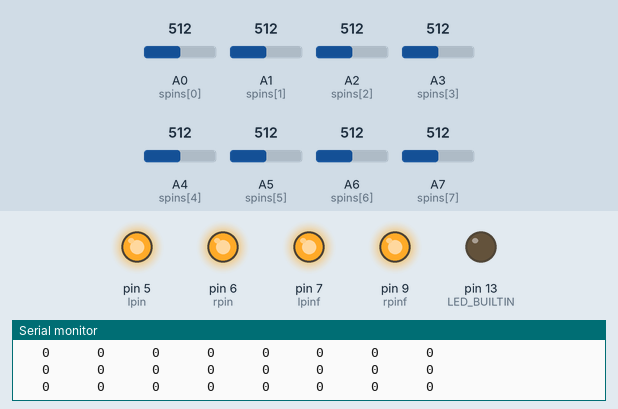
Recording of a sketch running on a simulated Arduino Nano, built with avr-gcc and run on an emulated ATmega328P. Parts: output pins drawn as LEDs (lit = HIGH), the last lines printed to the serial monitor. Dashed ring = blinking. The inputs (shaded band) are chosen by the test bench; at power-on: A0 (spins[0]) = 512, A7 (spins[7]) = 512, A5 (spins[5]) = 512, A3 (spins[3]) = 512, A1 (spins[1]) = 512, A2 (spins[2]) = 512, A4 (spins[4]) = 512, A6 (spins[6]) = 512.

Above: at 1.2 s.
1.3 s: A0 (spins[0]) set to 106
4.3 s: A0 (spins[0]) set to 93
7.3 s: A7 (spins[7]) set to 110
10.3 s: A7 (spins[7]) set to 91
At 11.67 s:
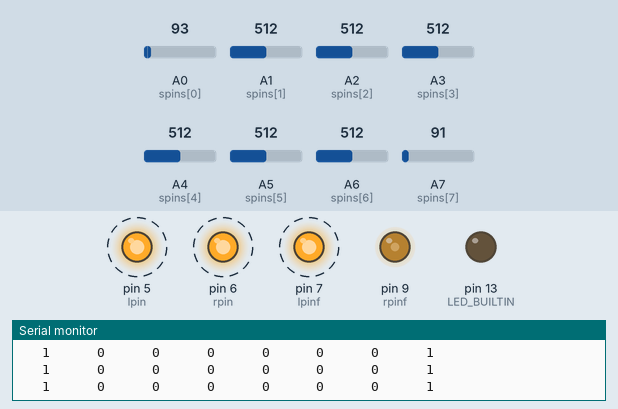
13.3 s: A5 (spins[5]) set to 90
At 14.14 s:
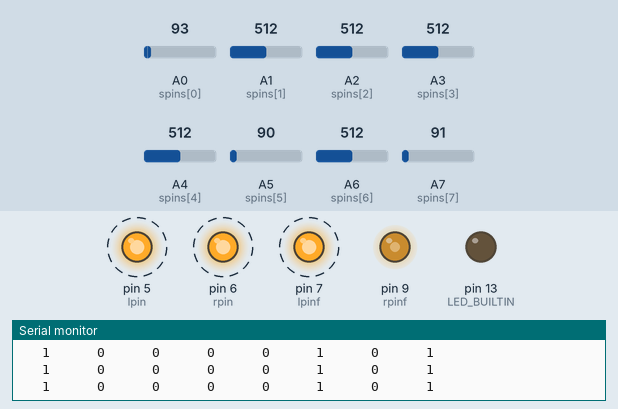
16.3 s: A3 (spins[3]) set to 109
19.3 s: A3 (spins[3]) set to 93
At 19.71 s:
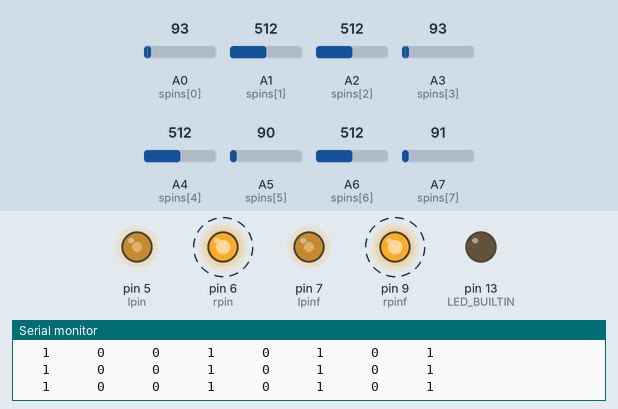
Timing chart, 0 to 23.3 s (numbered marks = the images above; inputs shaded):
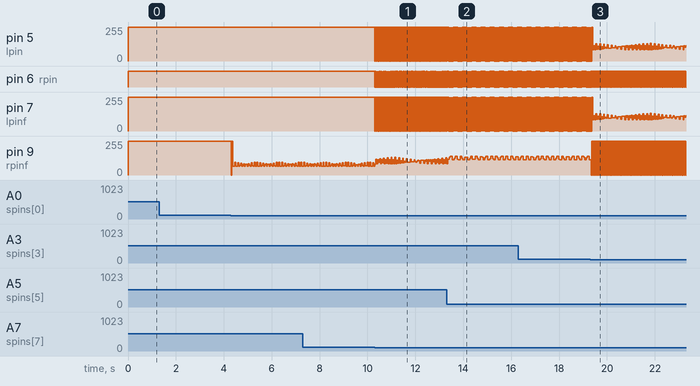

The sketch:

sketch_dec07a.ino
```cpp
int spins[8] = {A0, A1, A2, A3, A4, A5, A6, A7 };
int smin[8];
int smax[8];
int threshold[8];
int reading[8];
int p[8] = {0, 0, 0, 0, 0, 0, 0, 0};
int black = 0;

const int lpin = 5;
const int lpinf = 7;
//const int lpinb = 8;
const int rpin = 6;
const int rpinf = 9;
//const int rpinb = 10;


void calibrateSensors() {


    int sum = 0;
    Serial.println("Calibrating sensors...");
    digitalWrite(LED_BUILTIN, HIGH);
    for (int i = 0; i < 8; i++) {
        smin[i] = 1023;
        smax[i] = 0;
    }

    for (int j = 0; j < 100; j++) {
        for (int i = 0; i < 8; i++) {
            int value = analogRead(spins[i]);
            if (value < smin[i]) {
                smin[i] = value;
            }
            if (value > smax[i]) {
                smax[i] = value;
            }
        }
        delay(30);
    }
    Serial.println("Calibration complete.");
    digitalWrite(LED_BUILTIN, LOW);
    for (int i = 0; i < 8; i++) {
        threshold[i] = (smin[i] + smax[i]) / 2;
        Serial.print("Sensor ");
        Serial.print(i);
        Serial.print(" threshold: ");
        Serial.print(threshold[i]);
        sum += threshold[i];
    }

}

void mdrive(int lm ,int rm){
  if (lm>0){
    if(lm>255){
      lm=255;
     }
    digitalWrite(lpinf,HIGH);
    //digitalWrite(lpinb,LOW);
    analogWrite(lpin,lm);
  }else{
     if(lm<-255){
      lm=-255;
     }
    digitalWrite(lpinf,LOW);
    //digitalWrite(lpinb,HIGH);
    analogWrite(lpin,lm*-1);
    }

    if (rm>0){
    if(rm>255){
      rm=255;
     }
    digitalWrite(rpinf,HIGH);
    //digitalWrite(rpinb,LOW);
    analogWrite(rpin,rm);
  }else{
     if(rm<-255){
      rm=-255;
     }
    digitalWrite(rpinf,LOW);
    //digitalWrite(rpinb,HIGH);
    analogWrite(rpin,rm*-1);
    }


  }

void sread(){
   for (int i = 0; i < 8; i++) {
             reading[i] = analogRead(spins[i]);
   }


   for (int j = 0; j < 8; j++)
  {
    if (reading[j] <threshold[j] )
    {
      p[j] = 1;
    } else
    {
      p[j] = 0;
    }
  }

  if (p[0] == 1 && p[7] == 1 && (p[3] == 0 || p[4] == 0))
  {
    mdrive(255,255);
    delay(8);
    mdrive(0,0);
    delay(10);

    black = 0;

  }


  if (p[0] == 0 && p[7] == 0 && (p[3] == 1 || p[4] == 1 ) )
  {

 mdrive(255,255);
    delay(8);
 mdrive(0,0);
    delay(10);
    black = 1;
  }

  if (black == 1)
  {

    for (int j = 0; j < 8; j++)
    {
      if (reading[j] > threshold[j])
      {
        p[j] = 1;
      } else
      {
        p[j] = 0;
      }
    }

  }
  if (black == 0)
  {

    for (int j = 0; j < 8; j++)
    {
      if (reading[j] < threshold[j])
      {
        p[j] = 1;
      } else
      {
        p[j] = 0;
      }
    }
  }
    for (int i = 0; i < 8; i++) {
      Serial.print("   ");
      Serial.print(p[i]);
      Serial.print("   ");
      }
      Serial.println("   ") ;
   }


void setup() {
 Serial.begin(115200);
    //pinMode(lpin, OUTPUT);
    pinMode(lpinf, OUTPUT);
    //pinMode(lpinb, OUTPUT);
    pinMode(rpin, OUTPUT);
    pinMode(rpinf, OUTPUT);
    //pinMode(rpinb, OUTPUT);
    pinMode(LED_BUILTIN, OUTPUT);
    //calibrateSensors();
     for (int i = 0; i < 8; i++) {
        threshold[i] = 100;}
}

void loop() {


sread();


if (p[0] == 0 && p[7] == 0 && (p[3] == 0 && p[4] == 0))
    {

      mdrive(255,255);
      delay(2);
      return;
    }
    if (p[7] == 0 )
    {
   mdrive(255,255);
      delay(5);
    mdrive(255,-255);
      delay(10);

      return;
    }
    if (p[5] == 0)
    {
      mdrive(255,255);
      delay(5);

     mdrive(255,0);
      delay(7);

      return;
    }

     if (p[4] == 0 && p[3] == 0)
    {

     mdrive(255,255);
      delay(2);
      return;
    }

    if (p[2] == 0 )
    {

      mdrive(255,255);
      delay(5);
     mdrive(0,255);
      delay(7);

      return;

    }

    if (p[0] == 0)
    {  mdrive(255,255);
      delay(5);

      mdrive(-240,255);
      delay(10);

      return;
    }


  }
```

Measured:
- the behaviour switches between 100 and 99 on A7 (spins[7]) (found by bisection; images 0 and 1)
- the behaviour switches between 100 and 99 on A3 (spins[3]) (found by bisection; images 2 and 3)
- after the input at 10.3 s, pin 5 (lpin), pin 7 (lpinf): alternates 255/255 for 0.02 s and 0/255 for 0.01 s, starting at once; pin 6 (rpin): alternates HIGH for 0.01 s and LOW for 0.02 s, starting at once
- after the input at 13.3 s, pin 5 (lpin), pin 7 (lpinf): alternates 255/255 for 0.01 s and 0/255 for 0.01 s, starting after 0.12 s; pin 6 (rpin): alternates HIGH for 0.01 s and LOW for 0.01 s, starting after 0.10 s
- after the input at 19.3 s, pin 6 (rpin): alternates HIGH for 0.02 s and LOW for 0.01 s, starting after 0.14 s
- by itself, pin 9 (rpinf): alternates 255/255 for 0.02 s and 0/255 for 0.01 s
